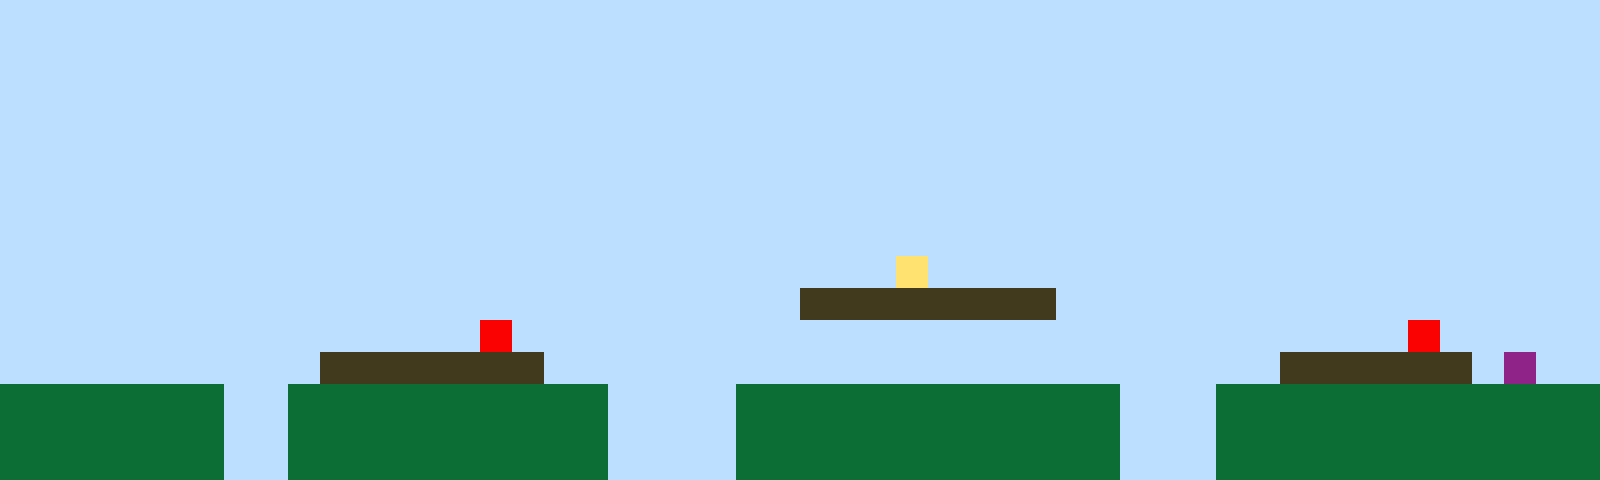

This is a level from a 2D game, rendered from its Tiled map with the project's own tilesets. A one-line summary and the complete map file follow:
An orthogonal 50x15 tile map with 32x32 px tiles, 1 tile layer (Tile Layer 1).

<map version="1.10" tiledversion="1.11.2" orientation="orthogonal" renderorder="right-up" width="50" height="15" tilewidth="32" tileheight="32" infinite="0" nextlayerid="2" nextobjectid="1"><editorsettings><export target="map1.csv" format="csv" /></editorsettings><tileset firstgid="1" name="sprites" tilewidth="32" tileheight="32" tilecount="6" columns="3"><image source="sprites.png" width="96" height="64" /></tileset><layer id="1" name="Tile Layer 1" width="50" height="15"><data encoding="csv">1,1,1,1,1,1,1,1,1,1,1,1,1,1,1,1,1,1,1,1,1,1,1,1,1,1,1,1,1,1,1,1,1,1,1,1,1,1,1,1,1,1,1,1,1,1,1,1,1,1,1,1,1,1,1,1,1,1,1,1,1,1,1,1,1,1,1,1,1,1,1,1,1,1,1,1,1,1,1,1,1,1,1,1,1,1,1,1,1,1,1,1,1,1,1,1,1,1,1,1,1,1,1,1,1,1,1,1,1,1,1,1,1,1,1,1,1,1,1,1,1,1,1,1,1,1,1,1,1,1,1,1,1,1,1,1,1,1,1,1,1,1,1,1,1,1,1,1,1,1,1,1,1,1,1,1,1,1,1,1,1,1,1,1,1,1,1,1,1,1,1,1,1,1,1,1,1,1,1,1,1,1,1,1,1,1,1,1,1,1,1,1,1,1,1,1,1,1,1,1,1,1,1,1,1,1,1,1,1,1,1,1,1,1,1,1,1,1,1,1,1,1,1,1,1,1,1,1,1,1,1,1,1,1,1,1,1,1,1,1,1,1,1,1,1,1,1,1,1,1,1,1,1,1,1,1,1,1,1,1,1,1,1,1,1,1,1,1,1,1,1,1,1,1,1,1,1,1,1,1,1,1,1,1,1,1,1,1,1,1,1,1,1,1,1,1,1,1,1,1,1,1,1,1,1,1,1,1,1,1,1,1,1,1,1,1,1,1,1,1,1,1,1,1,1,1,1,1,1,1,1,1,1,1,1,1,1,1,1,1,1,1,1,1,1,1,1,1,1,1,1,1,1,1,1,1,1,1,1,1,1,1,1,1,1,1,1,1,1,1,1,1,1,1,1,1,1,1,1,1,1,1,1,1,1,1,1,1,1,1,1,1,1,1,1,1,1,1,1,1,1,1,1,1,1,1,1,1,1,1,1,1,1,1,1,1,1,1,1,1,1,1,1,1,1,1,1,1,4,1,1,1,1,1,1,1,1,1,1,1,1,1,1,1,1,1,1,1,1,1,1,1,1,1,1,1,1,1,1,1,1,1,1,1,1,1,1,1,1,1,1,1,1,1,1,3,3,3,3,3,3,3,3,1,1,1,1,1,1,1,1,1,1,1,1,1,1,1,1,1,1,1,1,1,1,1,1,1,1,1,1,1,1,1,1,5,1,1,1,1,1,1,1,1,1,1,1,1,1,1,1,1,1,1,1,1,1,1,1,1,1,1,1,1,5,1,1,1,1,1,1,1,1,1,1,1,1,1,1,1,3,3,3,3,3,3,3,1,1,1,1,1,1,1,1,1,1,1,1,1,1,1,1,1,1,1,1,1,1,1,3,3,3,3,3,3,1,6,1,1,2,2,2,2,2,2,2,1,1,2,2,2,2,2,2,2,2,2,2,1,1,1,1,2,2,2,2,2,2,2,2,2,2,2,2,1,1,1,2,2,2,2,2,2,2,2,2,2,2,2,2,2,2,2,2,2,2,1,1,2,2,2,2,2,2,2,2,2,2,1,1,1,1,2,2,2,2,2,2,2,2,2,2,2,2,1,1,1,2,2,2,2,2,2,2,2,2,2,2,2,2,2,2,2,2,2,2,1,1,2,2,2,2,2,2,2,2,2,2,1,1,1,1,2,2,2,2,2,2,2,2,2,2,2,2,1,1,1,2,2,2,2,2,2,2,2,2,2,2,2</data></layer></map>
